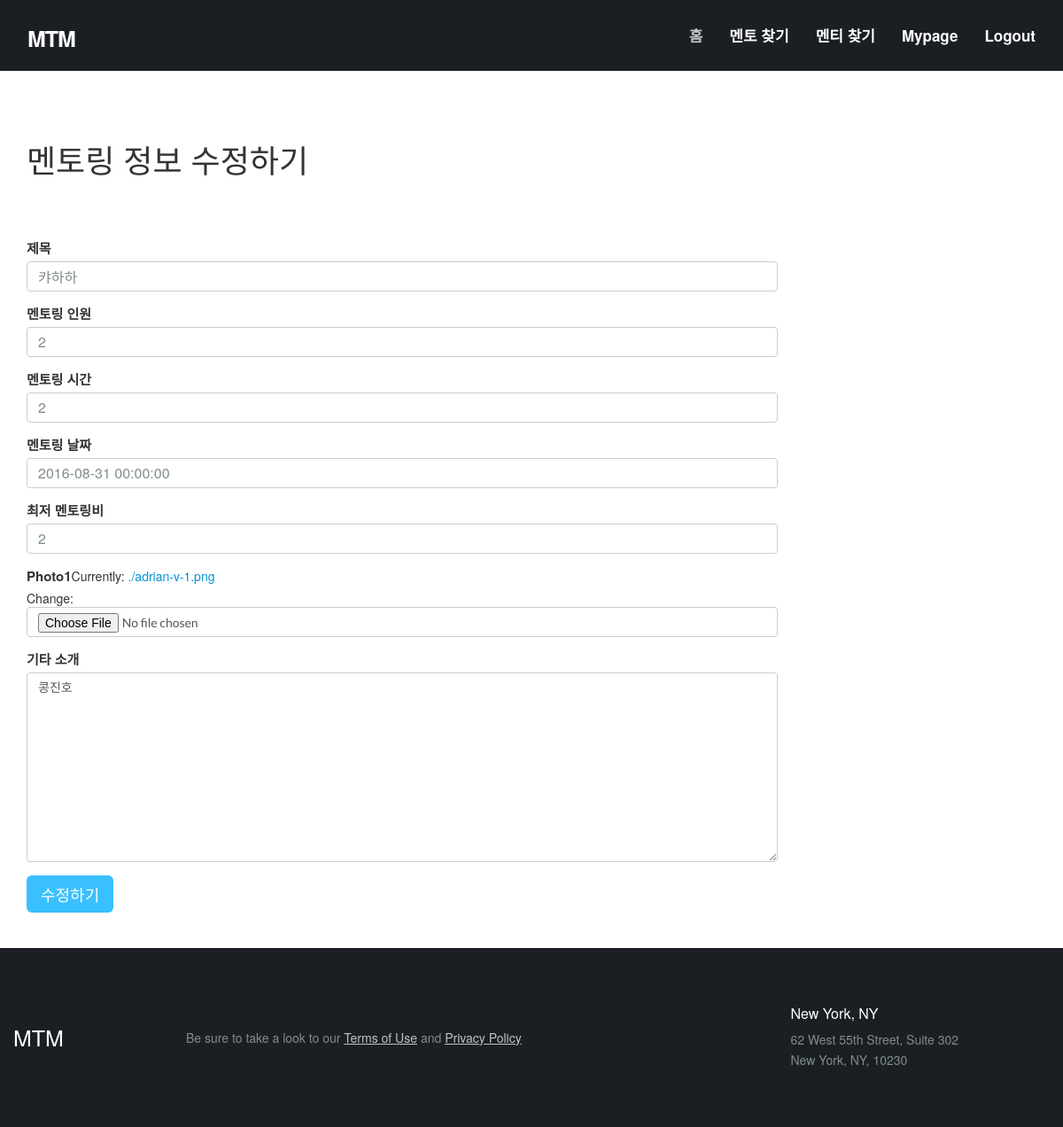
The app's page /mentoring/mentor/7/edit/ (signed in) with its own data.
### mentoring/models.py (models this page shows, shortened)
class Post_By_Mentor(models.Model):
    title = models.CharField(max_length=300, verbose_name='제목')
    created_at = models.DateTimeField(auto_now_add=True)
    updated_at = models.DateTimeField(auto_now=True)
    author = models.ForeignKey(settings.AUTH_USER_MODEL,on_delete=models.CASCADE)
    capacity = models.IntegerField(default=0,verbose_name='멘토링 인원')
    hours = models.IntegerField(default=0,verbose_name='멘토링 시간')
    date = models.DateTimeField(default='yyyy-mm-dd 형식으로 써주세요.',verbose_name='멘토링 날짜')
    lowest_price = models.IntegerField(default=0,verbose_name='최저 멘토링비')
    like_count = models.IntegerField(default=0, verbose_name='좋아요 수')
    intro = models.TextField(max_length=300, verbose_name='기타 소개')
    photo1 = models.ImageField()
    photo2 = models.ImageField(blank=True)
    photo3 = models.ImageField(blank=True)

### mentoring/views.py (the view)
# urls.py: url(r'^mentor/(?P<pk>\d+)/edit/', views.post_by_mentor_edit, name='post_by_mentor_edit'),
@login_required
def post_by_mentor_edit(request, pk):
    post_by_mentor = get_object_or_404(Post_By_Mentor, pk=pk)
    if request.method == "POST":
        form = Post_By_MentorForm(request.POST, request.FILES, instance=post_by_mentor)
        if form.is_valid():
            post_by_mentor = form.save(commit=False)
            post_by_mentor.save()
            messages.success(request, '멘토링 포스트 정보가 수정되었습니다.')
            return redirect(post_by_mentor)
    else:
        form = Post_By_MentorForm(instance=post_by_mentor)
    return render(request, 'mentoring/post_by_mentor_edit.html', {
        'post_by_mentor' : post_by_mentor,
        'form' : form,
    })

### mentoring/forms.py
class Post_By_MentorForm(forms.ModelForm):
    class Meta:
        model = Post_By_Mentor
        fields = ['title', 'capacity', 'hours', 'date', 'lowest_price', 'photo1', 'intro']

### mentoring/templates/mentoring/post_by_mentor_edit.html (shortened to what this page needs)
{% extends 'mentoring/form.html' %}
{% load staticfiles %}
{% load bootstrap3 %}
{% block content %}
<br>
<br>
<br>
<div class="container">
    <div class="row wrap">
        <div class="col-md-9 content">
            <h1>멘토링 정보 수정하기</h1>
            <br>
            <br>
            <br>
            <form role="form" action="" method="POST" enctype="multipart/form-data">
                    {% bootstrap_field form.title %}
                    {% bootstrap_field form.capacity %}
                    {% bootstrap_field form.hours %}
                    {% bootstrap_field form.date%}
                    {% bootstrap_field form.lowest_price%}
                    {% bootstrap_field form.photo1 %}
                    {% bootstrap_field form.intro %}
                <button type="submit" class="btn btn-primary btn-lg">수정하기</button>
                <br>
                <br>
                <br>
            </form>
        </div>
    </div>
</div>
</div>
{% endblock %}

### mtm/static/css/style.css (style rules this page uses)
body { color: #34495e; font-family: "Helvetica Neue", Helvetica, Arial, sans-serif; font-size: 14px; line-height: 1.231; }
input, button, select, textarea { font-family: "Helvetica Neue", Helvetica, Arial, sans-serif; font-size: 14px; }
a { color: #16a085; text-decoration: none; -webkit-transition: 0.25s; -moz-transition: 0.25s; -o-transition: 0.25s; transition: 0.25s; }
h1, .h1 { font-size: 48px ; }
h1, .h1, h2, .h2, h3, .h3, h4, .h4, h5, .h5, h6, .h6 { line-height: 1.2em; }
h1 { font-weight: 700; }
body { overflow-x: hidden; color: #7f8c8d; line-height: 1.29; }
.btn { -webkit-border-radius: 6px; -moz-border-radius: 6px; border-radius: 6px; line-height: 22px; -webkit-transition: 0.25s; -moz-transition: 0.25s; -o-transition: 0.25s; transition: 0.25s; }
textarea, input[type="text"], input[type="password"], input[type="datetime"], input[type="datetime-local"], input[type="date"], input[type="month"], input[type="time"], input[type="week"], input[type="number"], input[type="email"], input[type="url"], input[type="search"], input[type="tel"], input[type="color"], .uneditable-input { outline: none; }
.form-group { margin-bottom: 10px; }
label { line-height: 20px; }
h1, .h1, h2, .h2, h3, .h3, h4, .h4, h5, .h5, h6, .h6 { font-family: "Helvetica Neue", Helvetica, Arial, sans-serif; color: #2c3e50; }
h1 { font-weight: normal; }
textarea, input[type="text"], input[type="password"], input[type="datetime"], input[type="datetime-local"], input[type="date"], input[type="month"], input[type="time"], input[type="week"], input[type="number"], input[type="email"], input[type="url"], input[type="search"], input[type="tel"], input[type="color"], .uneditable-input { font-family: "Helvetica Neue", Helvetica, Arial, sans-serif; font-size: 16px; font-weight: normal; color: #7f8c8d; }
.container { position: relative; z-index: 2; }

### records on screen
Post_By_Mentor: title "캬하하", capacity "2", hours "2", date "2016-08-31 00:00:00", lowest_price "2", intro "콩진호"
